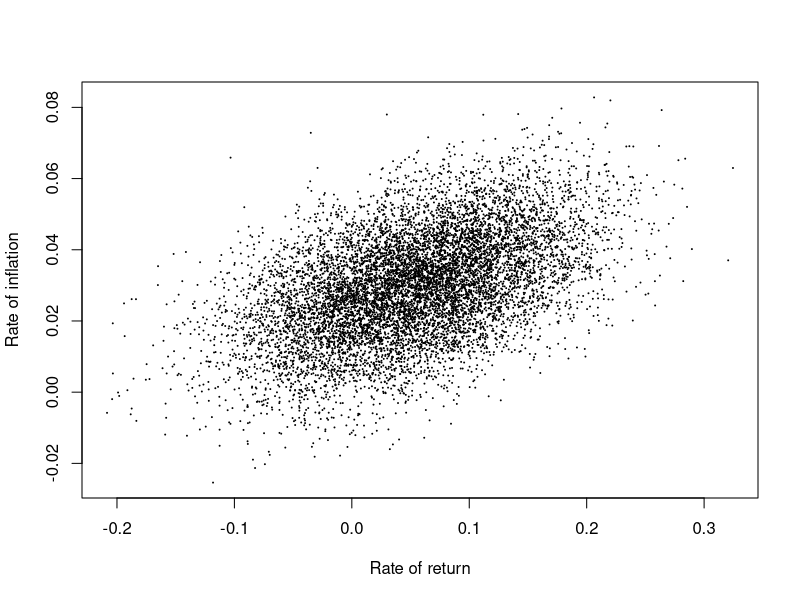
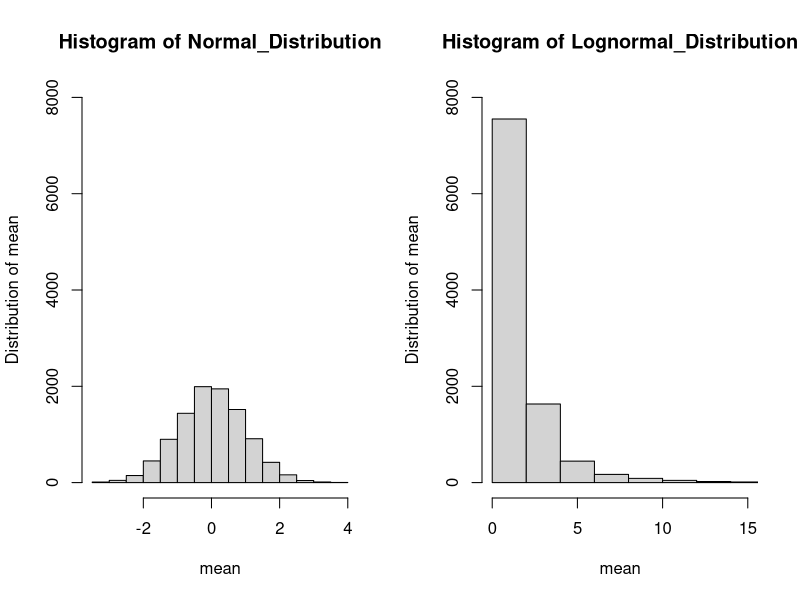
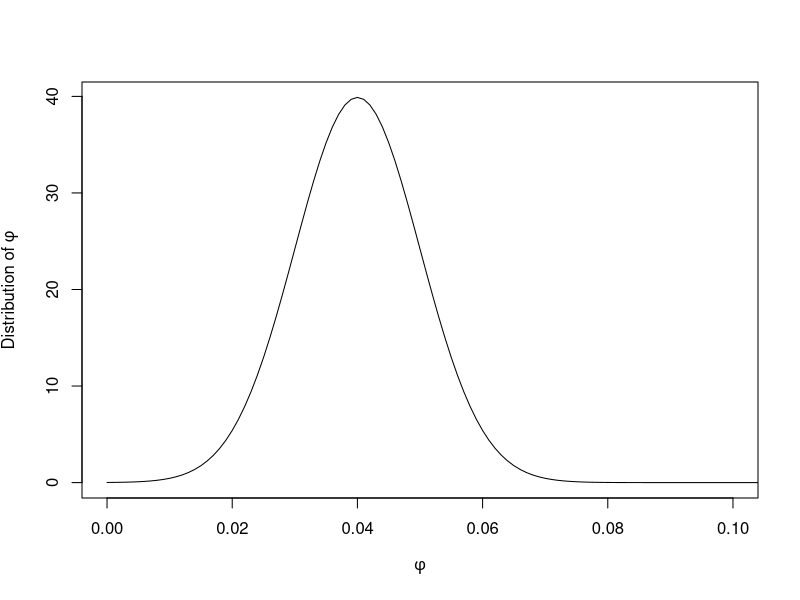
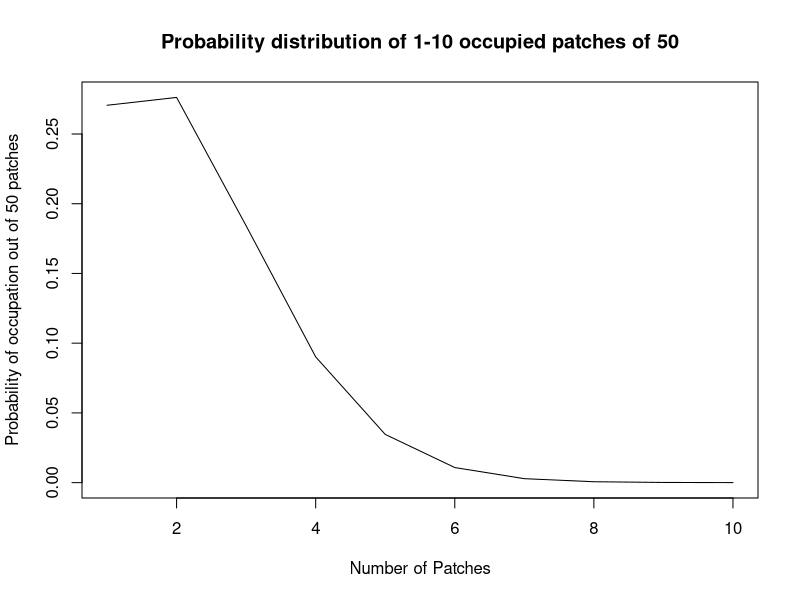
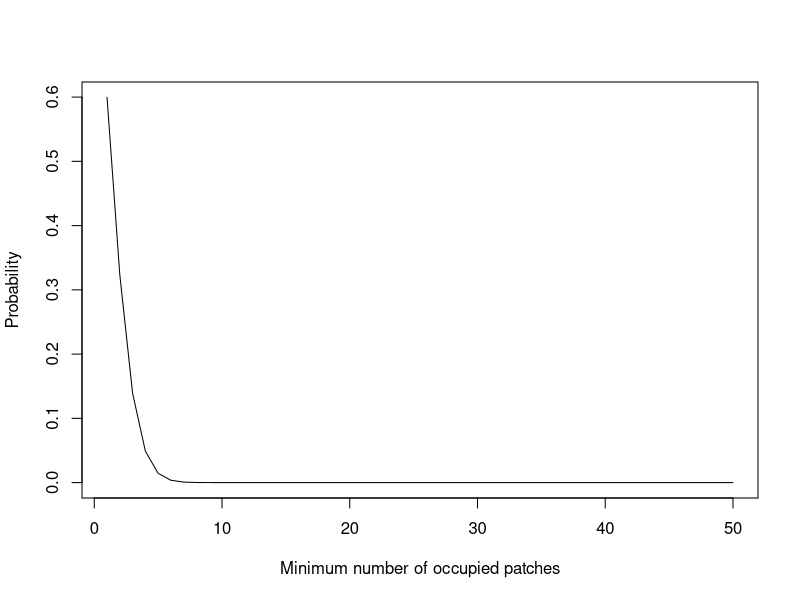
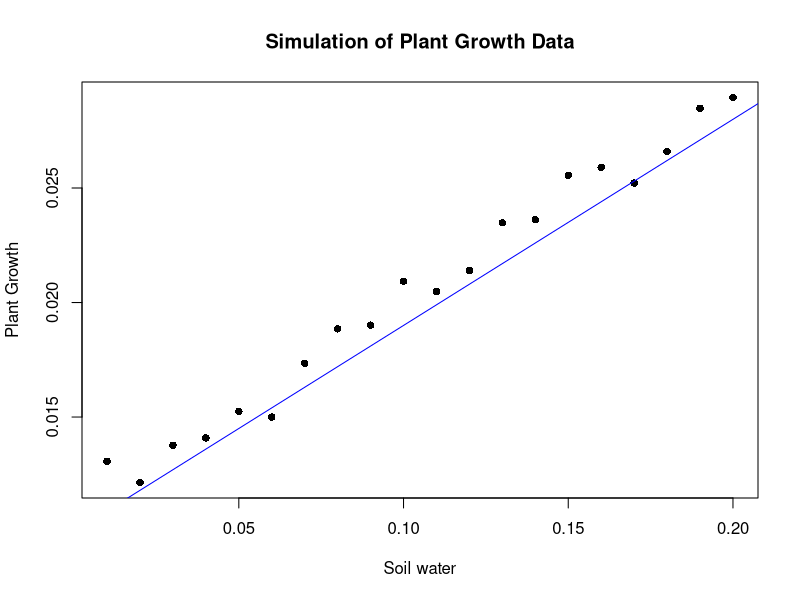
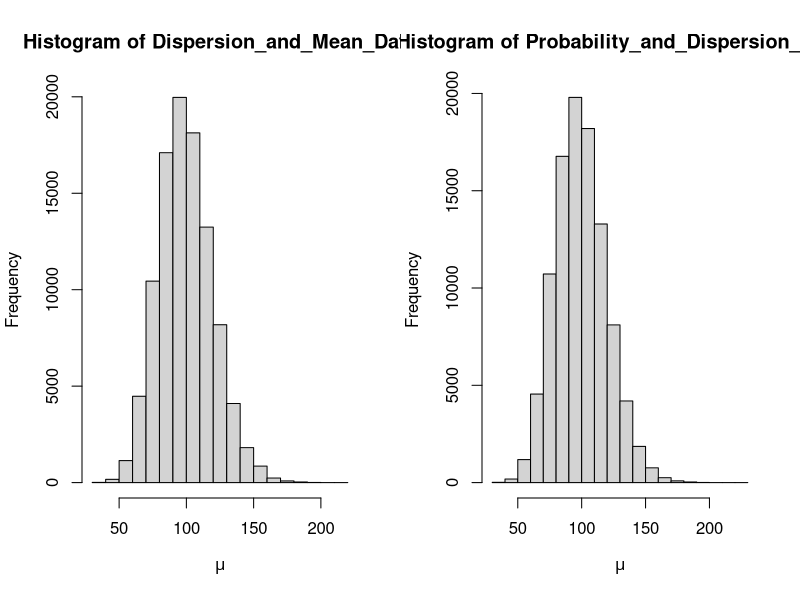

These charts were generated, in order, by the following R code:
### Lab 2

### Section 7 

## 7.3
set.seed(1234)
data1 = rpois(100000,33.32)
summary(data1)
mean(data1)
var(data1)
qpois(0.05,33.32, lower.tail = TRUE)
1 - qpois(0.95,33.32, lower.tail = TRUE)


## 7.4

probs = c(0.07,0.13,0.15,0.23,0.42)
data2 = rmultinom(1, size = 80, prob = probs)
liker_scale = c("strongly disagree", 
                "disagree",
                "neither a nor d",
                "agree",
                "strongly agree")
data2 = data.frame(liker_scale,data2)
data2

## 7.5 

dnorm(94, mean = 103.4, sd = 23.3) # y_i ~ N(103.4, 23.3)
#do separate 
pnorm(110, mean = 103.4, sd = 23.3)-pnorm(90, mean = 103.4, sd = 23.3)

### 7.6 

dbinom(4,24,0.12) # y_i ~ Binomial(0.12, n=24) 

### 7.7 

probs = c(0.56,0.06,0.16,0.22)
data3 = c(65,4,25,26)
dmultinom(data3,120, prob = probs)

### 7.8 

dnorm(1.5, mean = 1.9, sd = 1.4)
qnorm(0.975, mean = 1.9, sd = 1.4)
qnorm(0.025, mean = 1.9, sd = 1.4)

### 8.0 

library(MASS)
DrawRates=function(n,int,int.sd,inf,inf.sd,rho.rates){
  
  covar=rho.rates*int.sd*inf.sd
  
    Sigma=matrix(c(int.sd^2,
                   covar,
                   covar,
                   inf.sd^2),2,2)
    
      
      mu=c(int,inf)
      
        x=(mvrnorm(n=n,mu=mu,Sigma))
        
          
          #x[x[,2]<0]=0 #do not allow for deflation
          
          
          return(x)
        }
mu.int=0.0531
sd.int=0.0746
mu.inf=0.03
sd.inf=0.015
rho=0.5
n=10000
x=DrawRates(n,int=mu.int,int.sd=sd.int,inf=mu.inf,inf.sd=sd.inf,rho.rates=rho)
plot(x[,1],x[,2],pch=19,cex=.05,xlab="Rate of return",ylab="Rate of inflation")


### Section 9
set.seed(1234)
Normal_Distribution = rnorm(10000,mean = 0, sd = 1)
Lognormal_Distribution = rlnorm(10000, meanlog = 0, sdlog = 1)

par(mfrow = c(1,2))
hist(Normal_Distribution, ylim = c(0,8000), xlab = "mean", ylab = "Distribution of mean")
hist(Lognormal_Distribution, ylim = c(0,8000), xlim = c(0,15), xlab = "mean", ylab = "Distribution of mean")

mean(Normal_Distribution)
var(Normal_Distribution)
mean(Lognormal_Distribution)
var(Lognormal_Distribution)

exp(0 + 1^2/2)
(exp(1^2)-1)*(exp(2*0+1^2))
### 9.3.a
par(mfrow = c(1,1))
set.seed(1950)
phi_values = seq(0,1,0.001)
data5 = dnorm(phi_values, mean = 0.04, sd = 0.01)
plot(phi_values, data5, type="l",xlim = c(0,0.1),ylab = bquote("Distribution of" ~ phi), xlab = expression(phi))

### 9.3.b
data5 = dbinom(5,size = 50,prob = 0.04)
data5

### 9.3.c

ys = seq(1,10)
data = dbinom(ys,  size = 50, prob = 0.04)
plot(ys, data, type = "l",
     ylab = "Probability of occupation out of 50 patches",
     xlab = "Number of Patches",
     main = "Probability distribution of 1-10 occupied patches of 50")

### 9.3.d

data = pbinom(5,50,0.04, lower.tail = FALSE)
data

### 9.3.e 

ys = seq(1:50)
data = pbinom(ys,50,0.04, lower.tail = FALSE)
plot(ys, data, type = "l",
     xlab = "Minimum number of occupied patches",
     ylab  ="Probability")

### 9.3.f 

data_sim = rbinom(n=75, size = 1,prob = 0.04)
data_sim


### 9.4

# y_i \sim Normal(\mu_i, \sigma^2)
# mu_i = \beta_0 + \beta_1x_i

beta0 = 0.01
beta1 = 0.09
x = seq(0.01,0.2,0.01)
y = 0

for (i in 1:length(x)) {
  y[i] = beta0 + beta1* x[i] + rnorm(1,0.001,0.0009)
}
data = data.frame(x  = x, y=y)
plot(data, pch=16, xlab = "Soil water", 
     ylab = "Plant Growth", 
     main = "Simulation of Plant Growth Data")
abline(a=beta0, b=beta1, col = "blue")
     
### 9.5
set.seed(1234)
par(mfrow = c(1,2))
n = 100000
mu = 100
var = 400
disp = mu^2/(var-mu)
phi = disp/(mu+disp)

Dispersion_and_Mean_Data = rnbinom(size=disp, n=n, mu = mu)
hist(Dispersion_and_Mean_Data, xlab = expression(mu))

Probability_and_Dispersion_Data = rnbinom(size=disp, prob = phi, n=n)
hist(Probability_and_Dispersion_Data, xlab = expression(mu))

